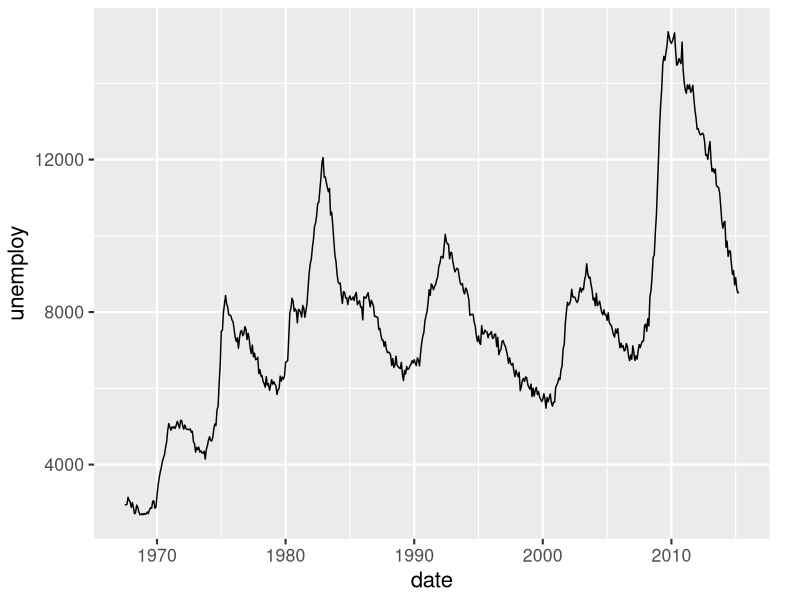
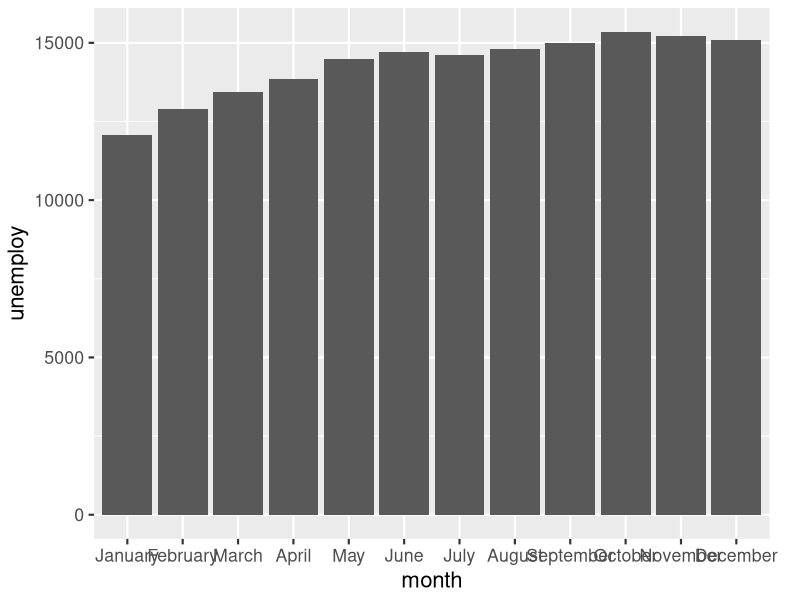
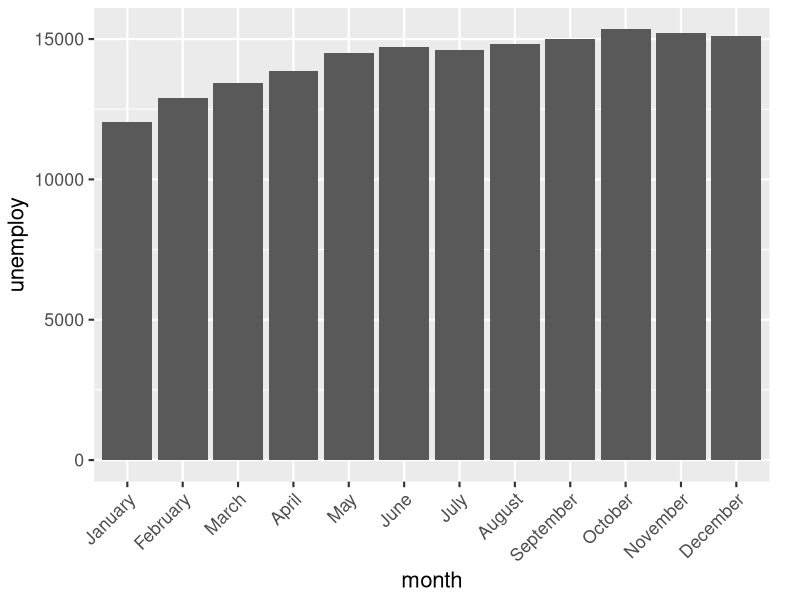
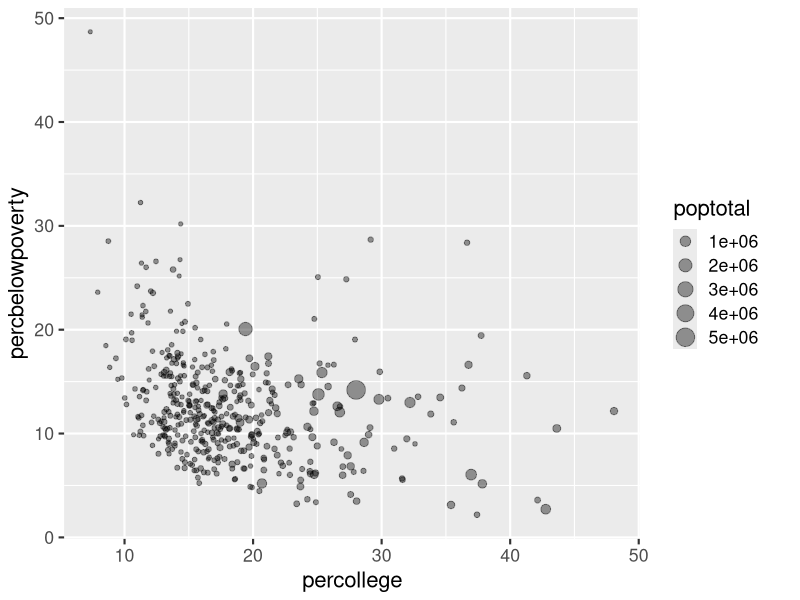
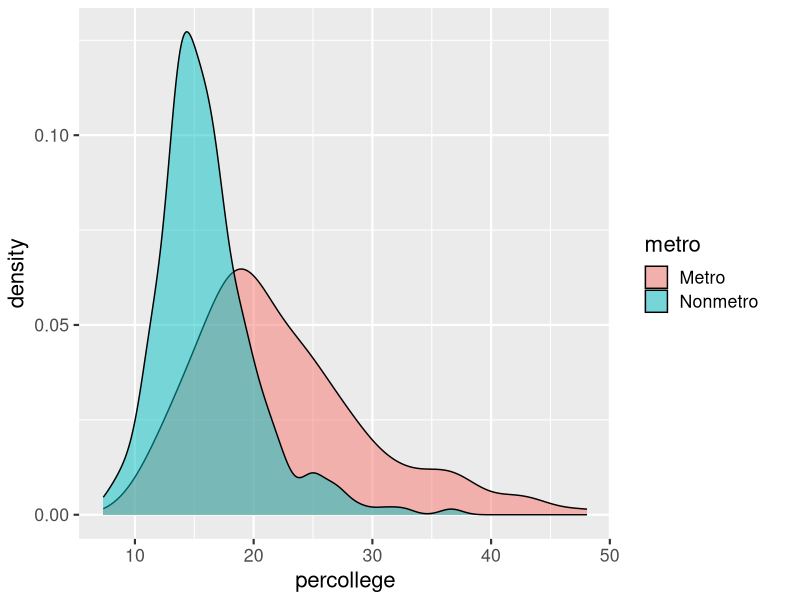
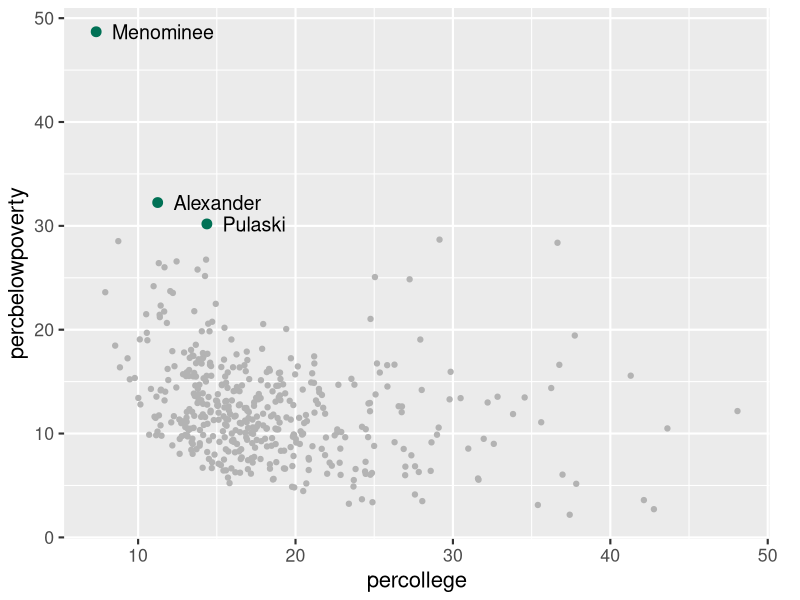
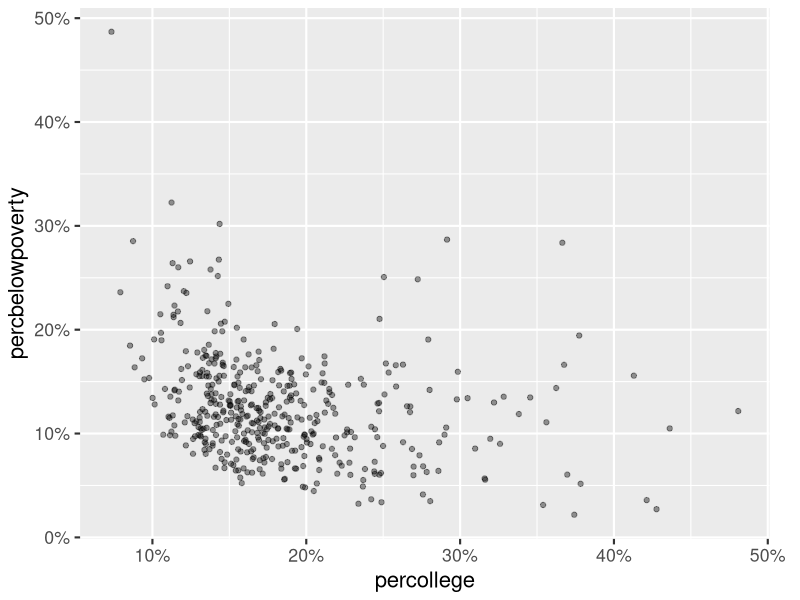
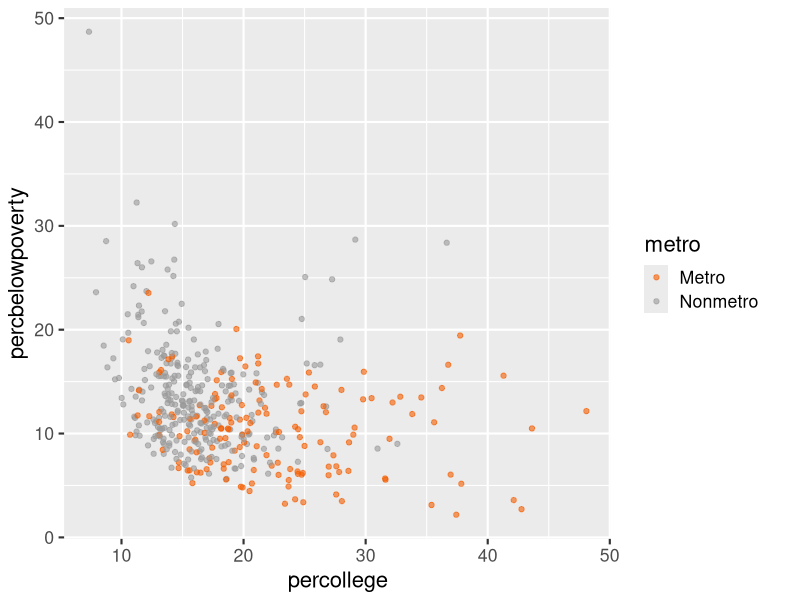

The R source for these figures, in order:
## ---- chunk 1
#| include: false
library(tidyverse)
options(pillar.print_max = 5, pillar.print_min = 5, width = 72)
# A little extra right margin keeps axis labels like "50%" from being clipped.
wide_margin <- theme(plot.margin = margin(5.5, 22, 5.5, 5.5))
theme_set(theme_gray(base_size = 16) + wide_margin)
knitr::opts_chunk$set(fig.width = 8, fig.height = 4.5, fig.align = "center",
                      dpi = 150, out.width = "85%")

# Complete themes reset the base font size to 11, which is too small on a
# projector. These wrappers keep the code on the slides clean (a bare
# theme_minimal()) while rendering at the same size as every other figure.
theme_minimal <- function(base_size = 16, ...) ggplot2::theme_minimal(base_size = base_size, ...) + wide_margin
theme_classic <- function(base_size = 16, ...) ggplot2::theme_classic(base_size = base_size, ...) + wide_margin
theme_bw <- function(base_size = 16, ...) ggplot2::theme_bw(base_size = base_size, ...) + wide_margin
theme_dark <- function(base_size = 16, ...) ggplot2::theme_dark(base_size = base_size, ...) + wide_margin
## ---- chunk 2
midwest_df <- midwest |>
  select(county, state, poptotal, popdensity, percollege,
         percbelowpoverty, inmetro) |>
  mutate(metro = if_else(inmetro == 1, "Metro", "Nonmetro"))

midwest_df
## ---- chunk 3
ggplot(economics, aes(x = date, y = unemploy)) +
  geom_line()
## ---- chunk 4
#| layout-ncol: 2
#| fig-width: 6
#| fig-height: 2.75
#| out-width: "100%"
unemploy_2009 <- economics |>
  filter(date >= "2009-01-01", date <= "2009-12-01") |>
  mutate(month = month(date, label = TRUE, abbr = FALSE))

ggplot(unemploy_2009, aes(x = month, y = unemploy)) +
  geom_col()

ggplot(unemploy_2009, aes(x = month, y = unemploy)) +
  geom_col() +
  theme(axis.text.x = element_text(angle = 45, hjust = 1))
## ---- chunk 5
ggplot(midwest_df, aes(x = percollege, y = percbelowpoverty, size = poptotal)) +
  geom_point(alpha = 0.4)
## ---- chunk 6
ggplot(midwest_df, aes(x = percollege, fill = metro)) +
  geom_density(alpha = 0.5)
## ---- chunk 7
high_poverty <- midwest_df |>
  filter(percbelowpoverty > 30) |>
  mutate(county = str_to_title(county))

ggplot(midwest_df, aes(x = percollege, y = percbelowpoverty)) +
  geom_point(color = "gray70") +
  geom_point(data = high_poverty, color = "#007155", size = 3) +
  geom_text(data = high_poverty, aes(label = county), hjust = 0, nudge_x = 1, size = 5)
## ---- chunk 8
ggplot(midwest_df, aes(x = percollege, y = percbelowpoverty)) +
  geom_point(alpha = 0.4) +
  scale_x_continuous(labels = scales::label_percent(scale = 1)) +
  scale_y_continuous(labels = scales::label_percent(scale = 1),
                     breaks = seq(0, 50, by = 10))
## ---- chunk 9
ggplot(midwest_df, aes(x = percollege, y = percbelowpoverty, color = metro)) +
  geom_point(alpha = 0.6) +
  scale_color_manual(values = c("Metro" = "#f35d00", "Nonmetro" = "gray60"))
## ---- chunk 10
ggplot(midwest_df, aes(x = popdensity, y = percollege, color = percbelowpoverty)) +
  geom_point() +
  scale_x_log10(labels = scales::label_comma()) +
  scale_color_viridis_c(option = "magma", direction = -1)
## ---- chunk 11
#| layout-ncol: 2
#| fig-width: 6
#| fig-height: 3 
#| out-width: "100%"
ggplot(midwest_df, aes(x = percollege, y = percbelowpoverty)) +
  geom_point(alpha = 0.4) +
  theme_minimal()

ggplot(midwest_df, aes(x = percollege, y = percbelowpoverty)) +
  geom_point(alpha = 0.4) +
  theme_classic()
## ---- chunk 12
#| label: finished-chart
#| fig-show: hide
ggplot(midwest_df, aes(x = percollege, y = percbelowpoverty, color = metro)) +
  geom_point(alpha = 0.6) +
  scale_color_manual(values = c("Metro" = "#007155", "Nonmetro" = "gray60")) +
  scale_x_continuous(labels = scales::label_percent(scale = 1)) +
  scale_y_continuous(labels = scales::label_percent(scale = 1)) +
  labs(
    title = "The most college-educated counties are metro counties",
    subtitle = "Midwestern counties, 2000 Census",
    x = "Adults with a college degree",
    y = "Population below poverty line", 
    color = NULL,
    caption = "Source: ggplot2::midwest"
  ) +
  theme_minimal(base_family = 'Tahoma') +
  theme(legend.position = "bottom",
        axis.title = element_text(face = 'bold'))
## ---- chunk 13
#| ref.label: finished-chart
#| echo: false
#| fig-width: 9
#| fig-height: 5.6
#| out-width: "100%"
## ---- chunk 14
#| include: false
state_summary <- midwest_df |>
  group_by(state) |>
  summarize(avg_poverty = mean(percbelowpoverty),
            avg_college = mean(percollege))
## ---- chunk 15
#| echo: false
#| layout-ncol: 2
#| fig-width: 6
#| fig-height: 3.6
#| out-width: "100%"
ggplot(state_summary, aes(x = state, y = avg_poverty, fill = state)) +
  geom_col(color = "black", linewidth = 1) +
  scale_fill_brewer(palette = "Set1") +
  labs(title = "Average County Poverty Rate by State",
       x = "State", y = "Average County Poverty Rate (%)", fill = "State") +
  theme_bw() +
  theme(panel.background = element_rect(fill = "gray85"),
        panel.grid = element_line(color = "gray40"),
        panel.border = element_rect(linewidth = 2),
        axis.title.y = element_text(size = 11))

ggplot(state_summary, aes(x = avg_poverty, y = fct_reorder(state, avg_poverty))) +
  geom_col(fill = "gray35", width = 0.6) +
  geom_text(aes(label = sprintf("%.1f%%", avg_poverty)), hjust = -0.15, size = 6) +
  scale_x_continuous(limits = c(0, 16)) +
  labs(title = "Average county poverty rate", x = NULL, y = NULL) +
  theme_minimal() +
  theme(panel.grid = element_blank(), axis.text.x = element_blank())
## ---- chunk 16
#| layout-ncol: 2
#| fig-width: 6
#| fig-height: 2.8
#| out-width: "100%"
ggplot(state_summary, aes(x = state, y = avg_poverty)) +
  geom_col() +
  coord_cartesian(ylim = c(10, 14.5))

ggplot(state_summary, aes(x = state, y = avg_poverty)) +
  geom_col()
## ---- chunk 17
#| layout-ncol: 2
#| fig-width: 6
#| fig-height: 2.9
#| out-width: "100%"
recent <- economics |>
  filter(date >= as.Date("2010-01-01"))

ggplot(recent, aes(x = date, y = unemploy)) +
  geom_line()

ggplot(economics, aes(x = date, y = unemploy)) +
  geom_line()
## ---- chunk 18
#| layout-ncol: 2
#| fig-width: 6
#| fig-height: 2.8
#| out-width: "100%"
color_plot <- ggplot(midwest_df, aes(x = popdensity, y = percollege,
                                     color = percbelowpoverty)) +
  geom_point() +
  scale_x_log10(labels = scales::label_comma()) +
  labs(color = "Poverty (%)")

color_plot + scale_color_gradientn(colors = rainbow(7))

color_plot + scale_color_viridis_c(direction = -1)
## ---- chunk 19
#| layout-ncol: 2
#| fig-width: 6
#| fig-height: 3
#| out-width: "100%"
color_plot + scale_color_distiller(palette = "RdBu")

color_plot + scale_color_distiller(palette = "Blues", direction = 1)
## ---- chunk 20
#| fig-height: 3.2
#| out-width: "60%"
ggplot(state_summary, aes(x = state, y = avg_college, fill = avg_college)) +
  geom_col() +
  scale_fill_gradientn(colors = rainbow(5)) +
  coord_cartesian(ylim = c(16, 20.5)) +
  theme_dark()
## ---- chunk 21
#| fig-height: 3.4
#| out-width: "70%"
ggplot(state_summary, aes(x = avg_college, y = fct_reorder(state, avg_college))) +
  geom_col(fill = "#007155") +
  scale_x_continuous(labels = scales::label_percent(scale = 1)) +
  labs(
    title = "Wisconsin's counties lead the Midwest in college graduates",
    subtitle = "Average county share of adults with a college degree, 2000",
    x = NULL, y = NULL,
    caption = "Source: ggplot2::midwest"
  ) +
  theme_minimal() +
  theme(panel.grid.major.y = element_blank(),
        panel.grid.minor = element_blank())
